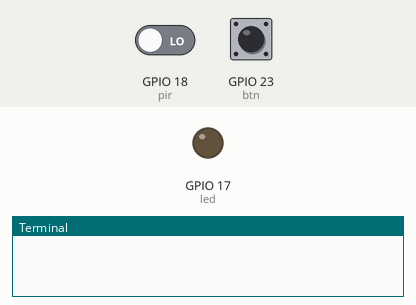
Simulated run of this program. Board: Raspberry Pi (BCM pin numbers). Shown: output pins drawn as LEDs (lit = HIGH), the last lines printed to the terminal. Dashed ring = blinking. The inputs (shaded band) are chosen by the test bench; at power-on: GPIO 18 (pir) LOW, GPIO 23 (btn) HIGH.

Above: at 5.0 s.
5.1 s: GPIO 18 (pir) driven HIGH
At 5.45 s:
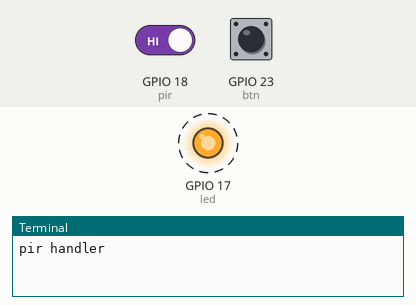
8.1 s: GPIO 18 (pir) driven LOW
At 8.9 s:
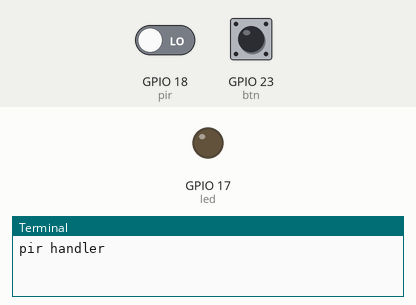
Timing chart, 0 to 11.1 s (numbered marks = the images above; inputs shaded):
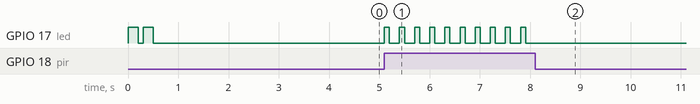

Measured:
- after the input at 5.1 s, GPIO 17 (led): alternates HIGH for 0.10 s and LOW for 0.20 s, starting at once
- after the input at 8.1 s, GPIO 17 (led): stops changing and stays LOW
- by itself, GPIO 17 (led): alternates HIGH for 0.20 s and LOW for 0.10 s, 4 changes in all, then stays LOW

The program:

rpi_fotopulapka.py
```python
#!/usr/bin/python3
from gpiozero import LED,Button
from threading import Event

led = LED(17)
pir = Button(18, pull_up = False)
btn = Button(23)
evt = Event()

active = False

led.blink(on_time=0.2, off_time=0.1, n=2, background=True)

def pirHandler():
	global pir
	print('pir handler')
	while pir.is_pressed:
		led.blink(on_time=0.1, off_time=0.2, n=2, background=False)

def btnHandler():
	global active
	global pir
	global pirHandler
	active = not active
	print('active = ', active)
	pir.when_pressed = None
	if active:
		pir.when_pressed = pirHandler

btn.when_pressed = btnHandler
pir.when_pressed = pirHandler

while not evt.wait(timeout=30):
	print('koniec evt')

print('koniec końców')

#while True:
#	pass
```
